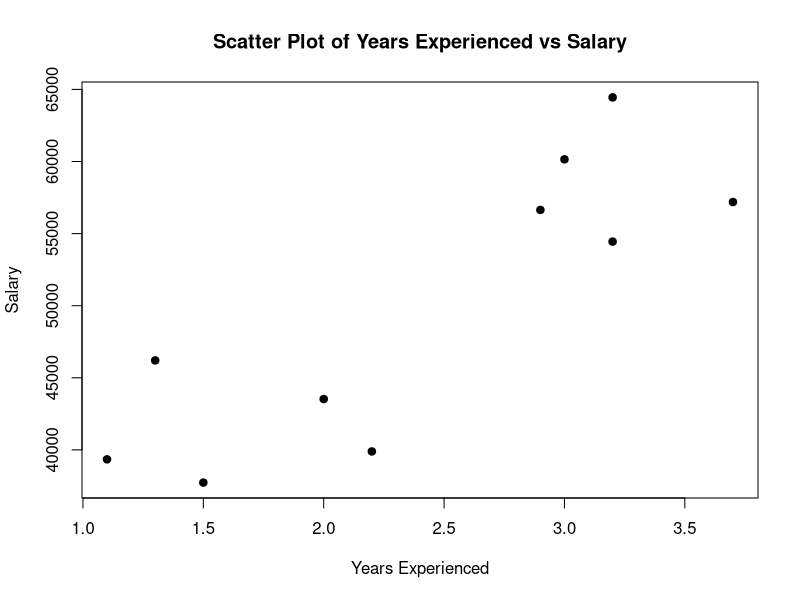
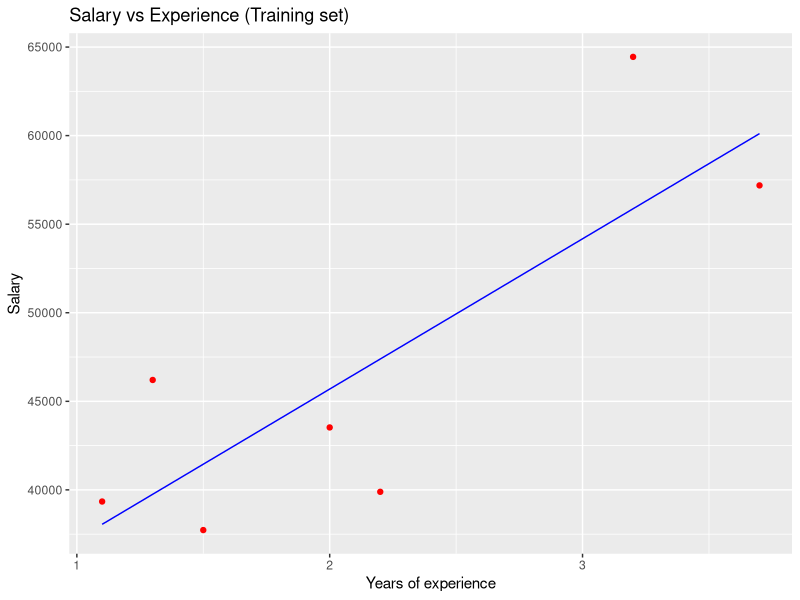
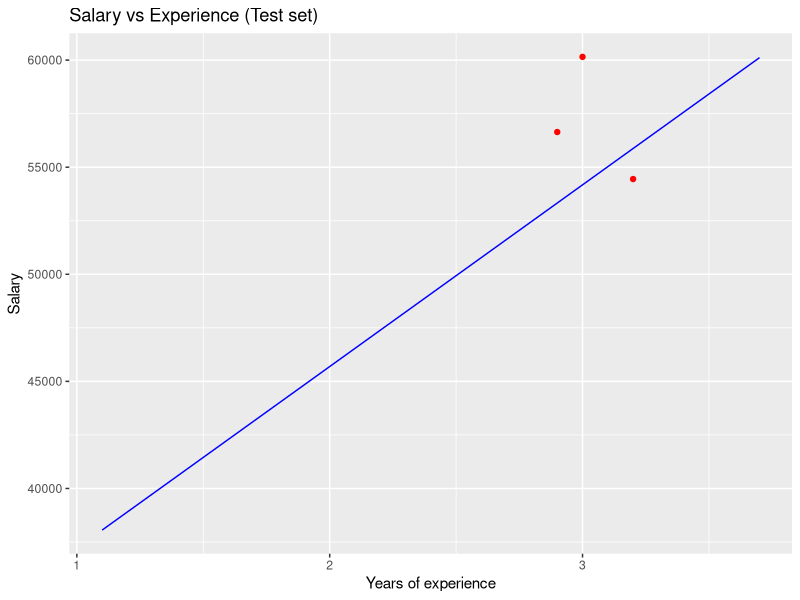

Generate these figures, in order, with R:
# Installing Packages
install.packages('caTools')

# Loading package 
library(caTools)

# Create the data frame
data <- data.frame(
  Years_Exp = c(1.1, 1.3, 1.5, 2.0, 2.2, 2.9, 3.0, 3.2, 3.2, 3.7),
  Salary = c(39343.00, 46205.00, 37731.00, 43525.00,
             39891.00, 56642.00, 60150.00, 54445.00, 64445.00, 57189.00)
)

# Create the scatter plot
plot(data$Years_Exp, data$Salary,
     xlab = "Years Experienced",
     ylab = "Salary",
     main = "Scatter Plot of Years Experienced vs Salary",
     pch=19)

split = sample.split(data$Salary, SplitRatio = 0.7)
trainingset = subset(data, split == TRUE)
testset = subset(data, split == FALSE)

# Fitting Simple Linear Regression to the Training set
lm.r= lm(formula = Salary ~ Years_Exp,
         data = trainingset)
coef(lm.r)

# Predicting the Test set results
ypred = predict(lm.r, newdata = testset)

library(ggplot2)

# Visualising the Training set results
ggplot() + 
  geom_point(aes(x = trainingset$Years_Ex, y = trainingset$Salary), 
            colour = 'red') +
  geom_line(aes(x = trainingset$Years_Ex,y = predict(lm.r, newdata = trainingset)), 
            colour = 'blue') +
  ggtitle('Salary vs Experience (Training set)') +
  xlab('Years of experience') +
  ylab('Salary')

# Visualising the Test set results
ggplot() +
  geom_point(aes(x = testset$Years_Exp, y = testset$Salary),
             colour = 'red') +
  geom_line(aes(x = trainingset$Years_Exp,
                y = predict(lm.r, newdata = trainingset)), 
            colour = 'blue') +
  ggtitle('Salary vs Experience (Test set)') +
  xlab('Years of experience') +
  ylab('Salary')
